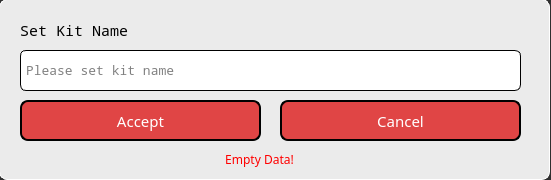
<?xml version="1.0" encoding="UTF-8"?>
<ui version="4.0">
 <class>KitDialog</class>
 <widget class="QDialog" name="KitDialog">
  <property name="geometry">
   <rect>
    <x>0</x>
    <y>0</y>
    <width>551</width>
    <height>180</height>
   </rect>
  </property>
  <property name="windowTitle">
   <string>Dialog</string>
  </property>
  <property name="styleSheet">
   <string notr="true">#KitDialog{
background-color: rgb(47,47,47);
}</string>
  </property>
  <widget class="QPushButton" name="AcceptButton">
   <property name="geometry">
    <rect>
     <x>20</x>
     <y>100</y>
     <width>241</width>
     <height>41</height>
    </rect>
   </property>
   <property name="font">
    <font>
     <family>Noto Sans</family>
     <pointsize>11</pointsize>
    </font>
   </property>
   <property name="styleSheet">
    <string notr="true">QPushButton {
	color:white;
	border: 2px solid black;
	border-radius: 8px;
	background-color: rgba(220, 0, 0, 180);
}
QPushButton:hover {
	background-color: rgba(180, 0, 0, 200);
}
QPushButton:pressed {
	background-color: rgba(140, 0, 0, 200);
}</string>
   </property>
   <property name="text">
    <string>Accept</string>
   </property>
   <property name="iconSize">
    <size>
     <width>25</width>
     <height>25</height>
    </size>
   </property>
  </widget>
  <widget class="QLabel" name="LabelStoreItemName">
   <property name="geometry">
    <rect>
     <x>20</x>
     <y>10</y>
     <width>501</width>
     <height>41</height>
    </rect>
   </property>
   <property name="font">
    <font>
     <family>Noto Mono</family>
     <pointsize>11</pointsize>
    </font>
   </property>
   <property name="styleSheet">
    <string notr="true"/>
   </property>
   <property name="text">
    <string>Set Kit Name</string>
   </property>
  </widget>
  <widget class="QLineEdit" name="SetItemName">
   <property name="geometry">
    <rect>
     <x>20</x>
     <y>50</y>
     <width>501</width>
     <height>41</height>
    </rect>
   </property>
   <property name="font">
    <font>
     <family>Noto Mono</family>
     <pointsize>10</pointsize>
    </font>
   </property>
   <property name="styleSheet">
    <string notr="true">border: 1px solid black;
border-radius: 6px;
padding-left: 3px;</string>
   </property>
   <property name="text">
    <string/>
   </property>
   <property name="readOnly">
    <bool>false</bool>
   </property>
   <property name="placeholderText">
    <string>Please set kit name</string>
   </property>
  </widget>
  <widget class="QWidget" name="widget" native="true">
   <property name="geometry">
    <rect>
     <x>-1</x>
     <y>-1</y>
     <width>551</width>
     <height>181</height>
    </rect>
   </property>
   <property name="styleSheet">
    <string notr="true">border: 1px solid white;
background-color: rgb(235, 235, 235);
border-radius: 8px;</string>
   </property>
   <widget class="QLabel" name="AlertText">
    <property name="geometry">
     <rect>
      <x>190</x>
      <y>150</y>
      <width>141</width>
      <height>20</height>
     </rect>
    </property>
    <property name="font">
     <font>
      <family>Pixeloid Sans</family>
     </font>
    </property>
    <property name="styleSheet">
     <string notr="true">color:red;
border: 0px solid white;</string>
    </property>
    <property name="text">
     <string>Empty Data!</string>
    </property>
    <property name="alignment">
     <set>Qt::AlignCenter</set>
    </property>
   </widget>
  </widget>
  <widget class="QPushButton" name="CancelButton">
   <property name="geometry">
    <rect>
     <x>280</x>
     <y>100</y>
     <width>241</width>
     <height>41</height>
    </rect>
   </property>
   <property name="font">
    <font>
     <family>Noto Sans</family>
     <pointsize>11</pointsize>
    </font>
   </property>
   <property name="styleSheet">
    <string notr="true">QPushButton {
	color:white;
	border: 2px solid black;
	border-radius: 8px;
	background-color: rgba(220, 0, 0, 180);
}
QPushButton:hover {
	background-color: rgba(180, 0, 0, 200);
}
QPushButton:pressed {
	background-color: rgba(140, 0, 0, 200);
}</string>
   </property>
   <property name="text">
    <string>Cancel</string>
   </property>
   <property name="iconSize">
    <size>
     <width>25</width>
     <height>25</height>
    </size>
   </property>
  </widget>
  <zorder>widget</zorder>
  <zorder>AcceptButton</zorder>
  <zorder>LabelStoreItemName</zorder>
  <zorder>SetItemName</zorder>
  <zorder>CancelButton</zorder>
 </widget>
 <resources/>
 <connections/>
</ui>
